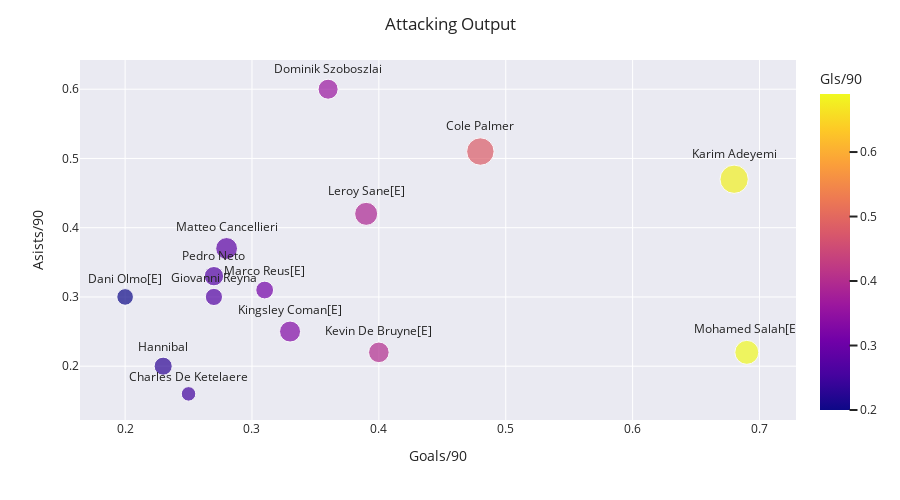

The code cell stored with this chart in its notebook:
### Code cell
#Comparing with attack mid and wingers
aw1 = df[['Name','Best Pos','Shot/90','ShT/90','Gls/90','Asts/90','K Ps/90','Ps C/90','DrbPG','Cr A','Pas %']]
aw2 = df2[['Name','Best Pos','Shot/90','ShT/90','Gls/90','Asts/90','K Ps/90','Ps C/90','DrbPG','Cr A','Pas %']]
aw = pd.concat([aw1,aw2])
condition = (aw['Best Pos']=='AM (C)') | (aw['Best Pos']=='AM (R)') | (aw['Best Pos']=='AM (L)')
included1 = aw[condition]

fig = px.scatter(included1, x="Gls/90", y="Asts/90", text="Name", log_x=False, size_max=20, color="Gls/90" , size='ShT/90')
fig.update_traces(textposition='top center')
fig.update_layout(height=500)
fig.update_xaxes(title_text='Goals/90')
fig.update_yaxes(title_text='Asists/90')
for template in ["seaborn"]:
    fig.update_layout(template=template, title="Attacking Output")
fig.show()

### Figure 1 — Plotly figure (JSON) as saved in the notebook; plotly's stock layout.template omitted (floating-point values rounded to 4 significant figures)
{"data": [{"hovertemplate": "Gls/90=%{marker.color}<br>Asts/90=%{y}<br>ShT/90=%{marker.size}<br>Name=%{text}<extra></extra>", "legendgroup": "", "marker": {"color": [0.25, 0.23, 0.27, 0.68, 0.48, 0.28, 0.27, 0.36, 0.4, 0.31, 0.69, 0.39, 0.33, 0.2], "coloraxis": "coloraxis", "size": [0.54, 0.84, 0.76, 2.05, 1.93, 1.22, 0.96, 1.03, 1.09, 0.81, 1.47, 1.36, 1.13, 0.71], "sizemode": "area", "sizeref": 0.005125, "symbol": "circle"}, "mode": "markers+text", "name": "", "orientation": "v", "showlegend": false, "text": ["Charles De Ketelaere", "Hannibal", "Giovanni Reyna", "Karim Adeyemi", "Cole Palmer", "Matteo Cancellieri", "Pedro Neto", "Dominik Szoboszlai", "Kevin De Bruyne[E]", "Marco Reus[E]", "Mohamed Salah[E]", "Leroy Sane[E]", "Kingsley Coman[E]", "Dani Olmo[E]"], "textposition": "top center", "type": "scatter", "x": [0.25, 0.23, 0.27, 0.68, 0.48, 0.28, 0.27, 0.36, 0.4, 0.31, 0.69, 0.39, 0.33, 0.2], "xaxis": "x", "y": [0.16, 0.2, 0.3, 0.47, 0.51, 0.37, 0.33, 0.6, 0.22, 0.31, 0.22, 0.42, 0.25, 0.3], "yaxis": "y"}], "layout": {"coloraxis": {"colorbar": {"title": {"text": "Gls/90"}}, "colorscale": [[0, "#0d0887"], [0.1111, "#46039f"], [0.2222, "#7201a8"], [0.3333, "#9c179e"], [0.4444, "#bd3786"], [0.5556, "#d8576b"], [0.6667, "#ed7953"], [0.7778, "#fb9f3a"], [0.8889, "#fdca26"], [1, "#f0f921"]]}, "height": 500, "legend": {"itemsizing": "constant", "tracegroupgap": 0}, "margin": {"t": 60}, "title": {"text": "Attacking Output"}, "xaxis": {"anchor": "y", "domain": [0, 1], "title": {"text": "Goals/90"}}, "yaxis": {"anchor": "x", "domain": [0, 1], "title": {"text": "Asists/90"}}}}
